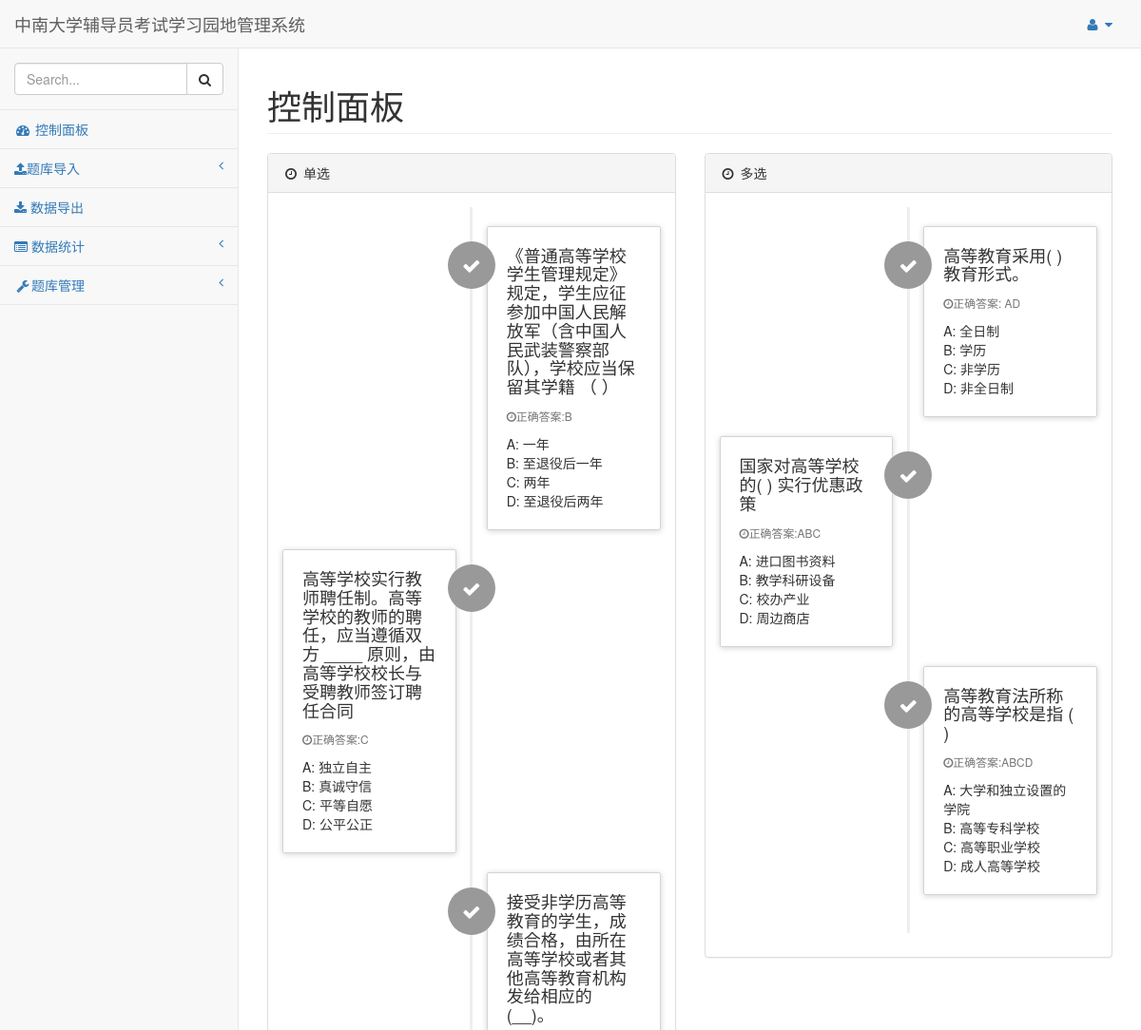
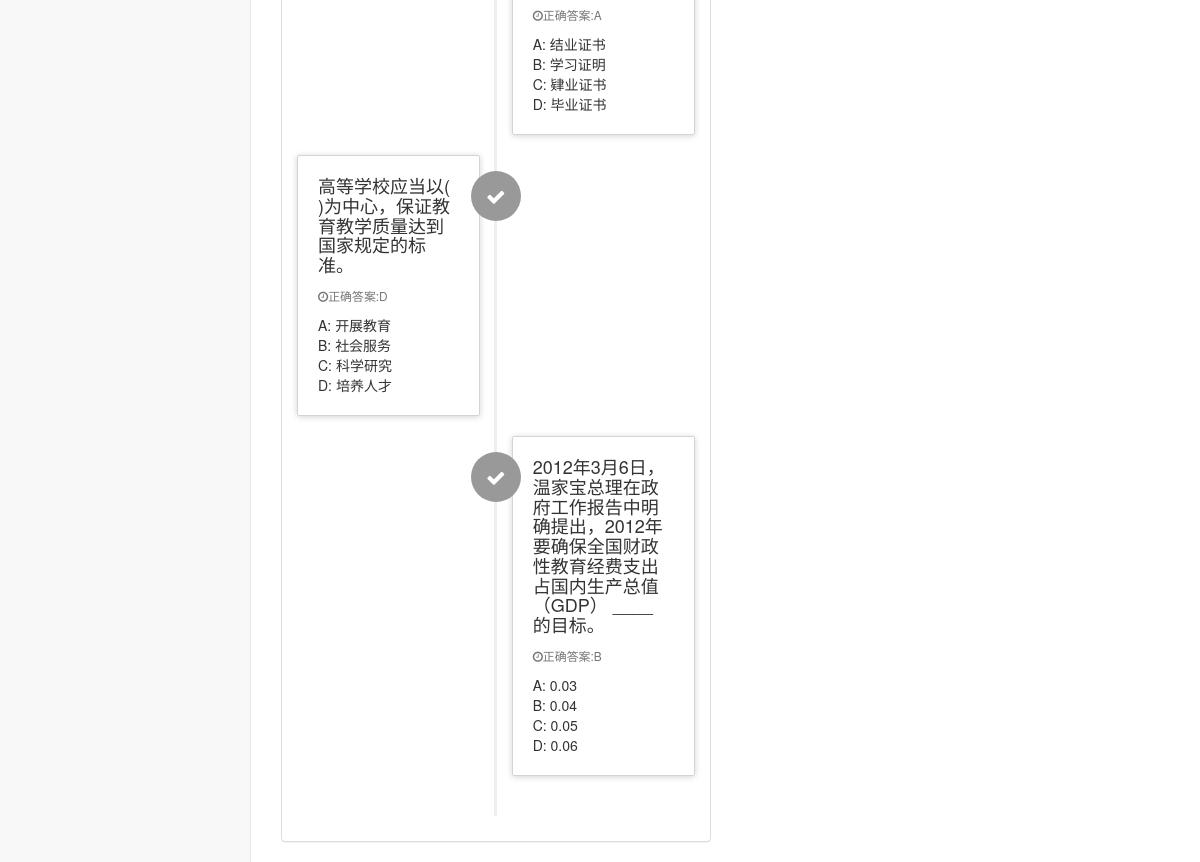
The page /index.php/admin/AnalyseWrong on the database as committed earlier (2 pictures, top to bottom).
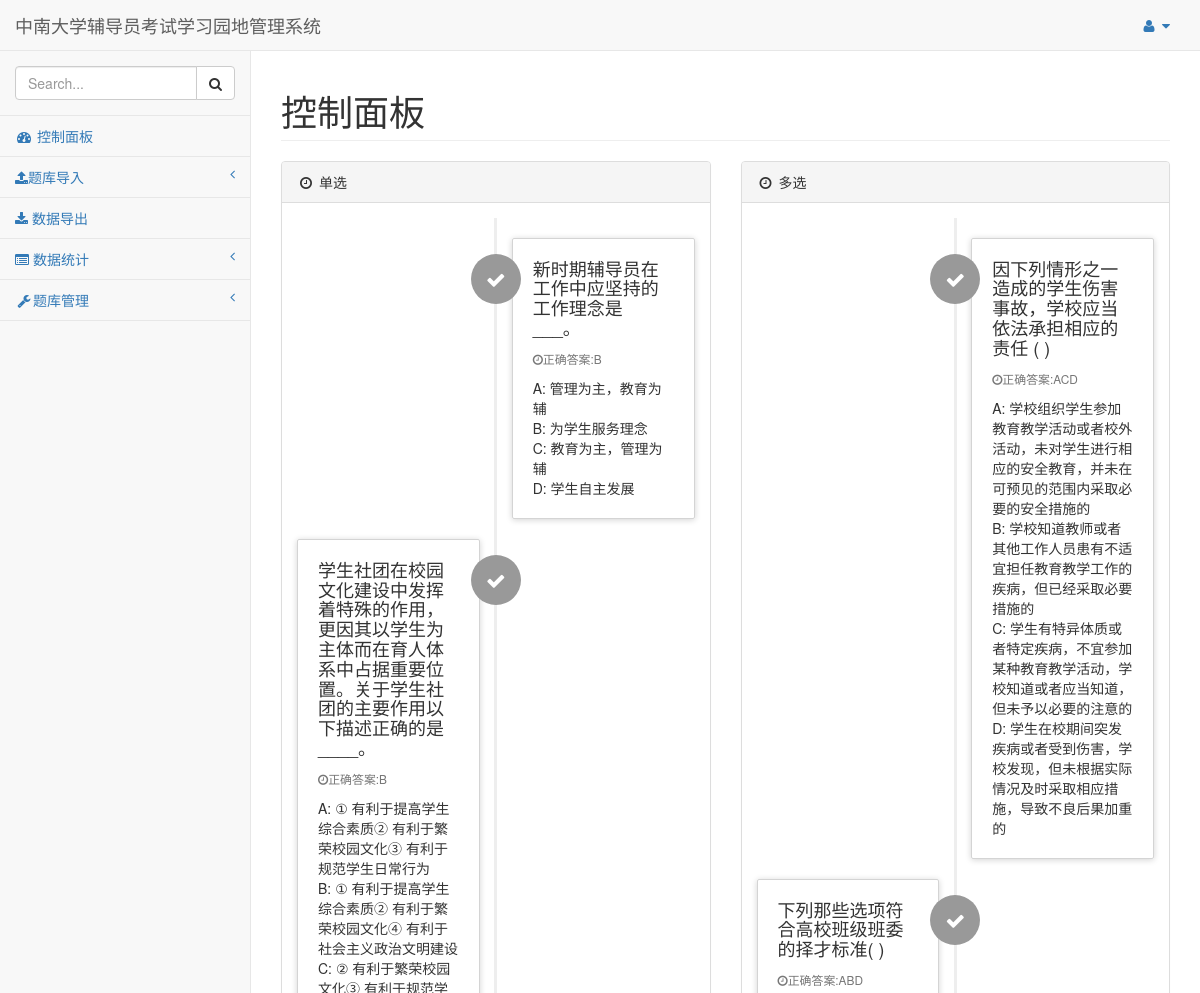
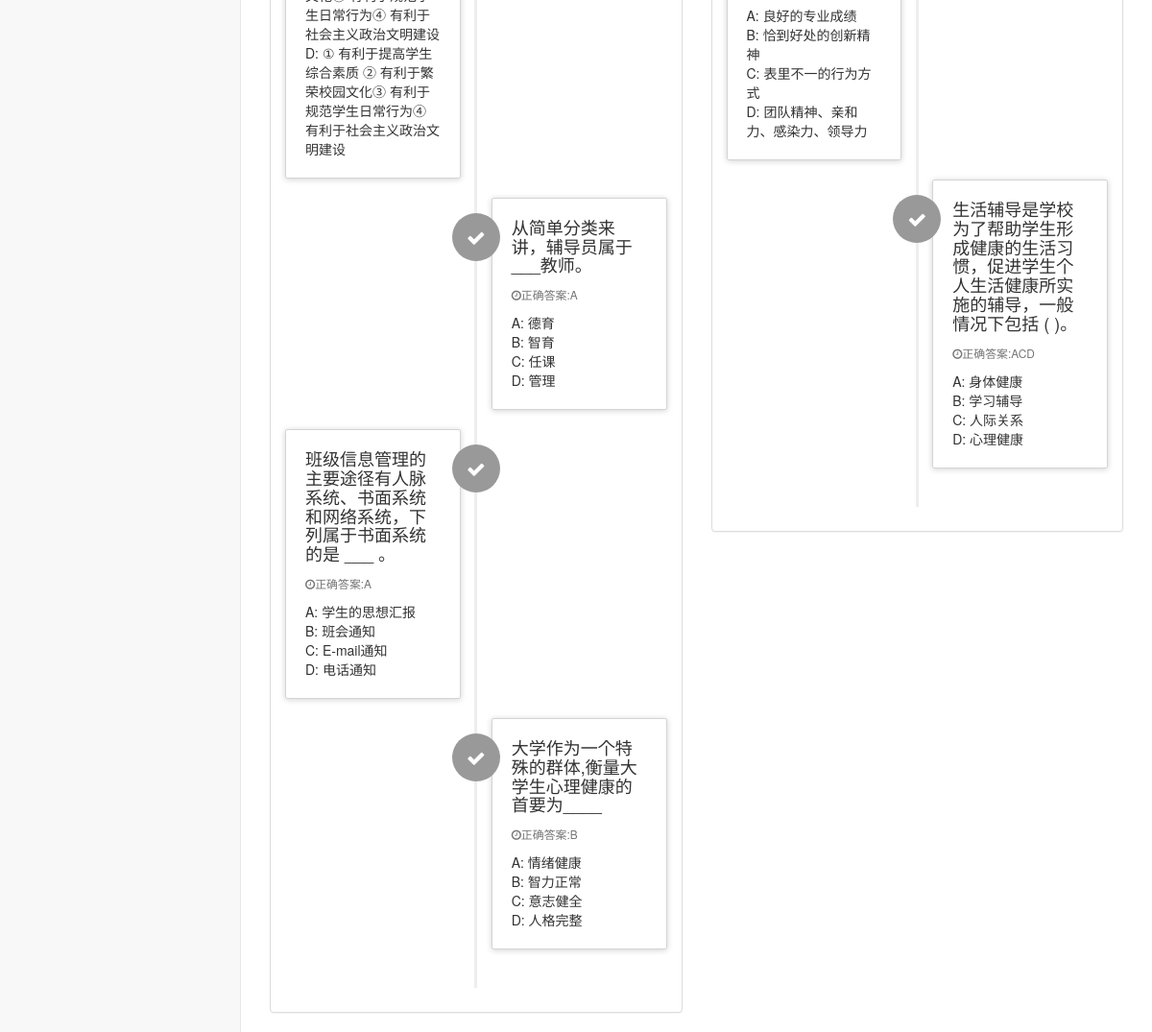
The same page on the database as committed later (2 pictures, top to bottom).
### tables this page shows
CREATE TABLE `radio` (
  `Id` int(11) NOT NULL,
  `topic` text NOT NULL COMMENT '题目',
  `option_A` text NOT NULL COMMENT '选项A',
  `option_B` text NOT NULL COMMENT '选项B',
  `option_C` text NOT NULL COMMENT '选项C',
  `option_D` text NOT NULL COMMENT '选项D',
  `anwser` text NOT NULL,
  `fenzhi` int(11) NOT NULL COMMENT '分值',
  `quoted_num` int(11) NOT NULL COMMENT '被抽到的次数',
  `wrong_num` int(11) NOT NULL COMMENT '答错的次数',
  `time` timestamp NOT NULL DEFAULT CURRENT_TIMESTAMP ON UPDATE CURRENT_TIMESTAMP COMMENT '题库上传时间'
);

CREATE TABLE `Multiple` (
  `id` int(11) NOT NULL,
  `topic` text NOT NULL COMMENT '题目',
  `option_A` text NOT NULL,
  `option_B` text NOT NULL,
  `option_C` text NOT NULL,
  `option_D` text NOT NULL,
  `option_E` text NOT NULL,
  `option_F` text NOT NULL,
  `option_G` text NOT NULL,
  `option_H` text NOT NULL,
  `fenzhi` int(11) NOT NULL COMMENT '分值',
  `more` int(11) NOT NULL COMMENT '多选题目答案多选的分值',
  `short` int(11) NOT NULL COMMENT '多选题目答案少选的分值',
  `anwser` text NOT NULL COMMENT '答案(大写)',
  `quoted_num` int(11) NOT NULL COMMENT '引用数',
  `wrong_num` int(11) NOT NULL COMMENT '错误数',
  `time` timestamp NOT NULL DEFAULT CURRENT_TIMESTAMP ON UPDATE CURRENT_TIMESTAMP COMMENT '题库上传时间'
);

### application/controllers/Admin.php (called while the page is built, shortened)
<?php
 class Admin extends CI_Controller
 {
   function __construct()
   {
     $this->load->model('Admin_model');
     $this->load->model('Exam_model');
     $this->load->model('Rank_model');
     $this->load->library('DataOption');
   }
   public function AnalyseWrong()
   {
    $data['wrong'] = $this->Rank_model->Error_Rate();
    $this->load->view('admin/header');
    $this->load->view('admin/AnalyseWrong',$data);
    $this->load->view('admin/footer');
   }
 }

### index.php (called while the page is built, shortened)
<?php
require_once BASEPATH.'core/CodeIgniter.php';

### application/models/Rank_model.php (called while the page is built, shortened)
<?php
class Rank_model extends CI_Model
{
  public function Error_Rate($radio=5,$multiple=3,$TorF=2)
  {
    $sql = "select topic,option_A,option_B,option_C,option_D,anwser from radio order by (wrong_num/quoted_num) desc limit $radio";
    $query = $this->db->query($sql);
    $radio = $query->result_array();
    $sql = "select  topic,option_A,option_B,option_C,option_D,option_E,option_F,option_G,option_H,anwser from Multiple order by (wrong_num/quoted_num) desc limit $multiple";
    $query = $this->db->query($sql);
    $multiple = $query->result_array();
    $sql = "select  topic,anwser from TorF order by (wrong_num/quoted_num) desc limit $TorF";
    $query = $this->db->query($sql);
    $TorF  = $query->result_array();
    $result = array('radio' => $radio,'multiple'=>$multiple,'TorF'=>$TorF);
    return $result;
  }
}

### application/views/admin/AnalyseWrong.php (the view)
<div class="row">
  <div class="col-lg-6">
    <div class="panel panel-default">
        <div class="panel-heading">
            <i class="fa fa-clock-o fa-fw"></i> 单选
        </div>
        <div class="panel-body">
            <ul class="timeline">
              <?php
              $i = 0;
                foreach ($wrong['radio'] as $key => $value) {
                  $i ++;
                  if($i%2 == 0)
                  {
                    echo "<li>";
                  }
                  else
                  {
                    echo "<li class='timeline-inverted'>";
                  }
                  echo '<div class="timeline-badge"><i class="fa fa-check"></i></div>';
                  echo '<div class="timeline-panel"><div class="timeline-heading">';
                  echo '<h4 class="timeline-title">'.$value['topic'].'</h4>';
                  echo '<p><small class="text-muted"><i class="fa fa-clock-o"></i>正确答案:'.$value['anwser'].'</small></p>';
                  echo '<div class="timeline-body">';
                  echo 'A: '.$value['option_A'].'<br \>'.'B: '.$value['option_B'].'<br \>'.'C: '.$value['option_C'].'<br \>'.'D: '.$value['option_D'];
                  echo '</div></div></li>';
                }
              ?>
            </ul>
        </div>
    </div>
  </div>
  <div class="col-lg-6">
    <div class="panel panel-default">
        <div class="panel-heading">
            <i class="fa fa-clock-o fa-fw"></i> 多选
        </div>
        <div class="panel-body">
            <ul class="timeline">
              <?php
              $i = 0;
                foreach ($wrong['multiple'] as $key => $value) {
                  $i ++;
                  if($i%2 == 0)
                  {
                    echo "<li>";
                  }
                  else
                  {
                    echo "<li class='timeline-inverted'>";
                  }
                  echo '<div class="timeline-badge"><i class="fa fa-check"></i></div>';
                  echo '<div class="timeline-panel"><div class="timeline-heading">';
                  echo '<h4 class="timeline-title">'.$value['topic'].'</h4>';
                  echo '<p><small class="text-muted"><i class="fa fa-clock-o"></i>正确答案:'.$value['anwser'].'</small></p>';
                  echo '<div class="timeline-body">';
                  echo 'A: '.$value['option_A'].'<br \>'.'B: '.$value['option_B'].'<br \>'.'C: '.$value['option_C'].'<br \>'.'D: '.$value['option_D'];
                  echo '</div></div></li>';
                }
              ?>
            </ul>
        </div>
    </div>
  </div>
</div>

Rows that differ between the two databases and show on the page:
no longer on this page (row edited): radio: topic "《普通高等学校学生管理规定》规定，学生应征参加中国人民解放军（含中国人民武装警察部队），学校应当保留其学籍 （ ）", anwser "B", option_A "一年", option_B "至退役后一年", option_C "两年", option_D "至退役后两年"
no longer on this page (row edited): radio: topic "高等学校实行教师聘任制。高等学校的教师的聘任，应当遵循双方 ____ 原则，由高等学校校长与受聘教师签订聘任合同", anwser "C", option_A "独立自主", option_B "真诚守信", option_C "平等自愿", option_D "公平公正"
no longer on this page (row edited): radio: topic "接受非学历高等教育的学生，成绩合格，由所在高等学校或者其他高等教育机构发给相应的 (__)。", anwser "A", option_A "结业证书", option_B "学习证明", option_C "肄业证书", option_D "毕业证书"
no longer on this page (row edited): radio: topic "高等学校应当以( )为中心，保证教育教学质量达到国家规定的标准。", anwser "D", option_A "开展教育", option_B "社会服务", option_C "科学研究", option_D "培养人才"
no longer on this page (row edited): radio: topic "2012年3月6日，温家宝总理在政府工作报告中明确提出，2012年要确保全国财政性教育经费支出占国内生产总值（GDP） ____ 的目标。", anwser "B", option_A "0.03", option_B "0.04", option_C "0.05", option_D "0.06"
no longer on this page (row edited): multiple: topic "高等教育采用( )教育形式。", anwser "AD", option_A "全日制", option_B "学历", option_C "非学历", option_D "非全日制"
no longer on this page (row edited): multiple: topic "国家对高等学校的( ) 实行优惠政策", anwser "ABC", option_A "进口图书资料", option_B "教学科研设备", option_C "校办产业", option_D "周边商店"
no longer on this page (row edited): multiple: topic "高等教育法所称的高等学校是指 ( )", anwser "ABCD", option_A "大学和独立设置的学院", option_B "高等专科学校", option_C "高等职业学校", option_D "成人高等学校"
now on this page (row edited): radio: topic "新时期辅导员在工作中应坚持的工作理念是 ___。", anwser "B", option_A "管理为主，教育为辅", option_B "为学生服务理念", option_C "教育为主，管理为辅", option_D "学生自主发展"
now on this page (row edited): radio: topic "学生社团在校园文化建设中发挥着特殊的作用，更因其以学生为主体而在育人体系中占据重要位置。关于学生社团的主要作用以下描述正确的是____。", anwser "B", option_A "① 有利于提高学生综合素质② 有利于繁荣校园文化③ 有利于规范学生日常行为", option_B "① 有利于提高学生综合素质② 有利于繁荣校园文化④ 有利于社会主义政治文明建设", option_C "② 有利于繁荣校园文化③ 有利于规范学生日常行为④ 有利于社会主义政治文明建设", option_D "① 有利于提高学生综合素质 ② 有利于繁荣校园文化③ 有利于规范学生日常行为④ 有利于社会主义政治文明建设"
now on this page (row edited): radio: topic "从简单分类来讲，辅导员属于___教师。", anwser "A", option_A "德育", option_B "智育", option_C "任课", option_D "管理"
now on this page (row edited): radio: topic "班级信息管理的主要途径有人脉系统、书面系统和网络系统，下列属于书面系统的是 ___ 。", anwser "A", option_A "学生的思想汇报", option_B "班会通知", option_C "E-mail通知", option_D "电话通知"
now on this page (row edited): radio: topic "大学作为一个特殊的群体,衡量大学生心理健康的首要为____", anwser "B", option_A "情绪健康", option_B "智力正常", option_C "意志健全", option_D "人格完整"
now on this page (row edited): multiple: topic "因下列情形之一造成的学生伤害事故，学校应当依法承担相应的责任 ( )", anwser "ACD", option_A "学校组织学生参加教育教学活动或者校外活动，未对学生进行相应的安全教育，并未在可预见的范围内采取必要的安全措施的", option_B "学校知道教师或者其他工作人员患有不适宜担任教育教学工作的疾病，但已经采取必要措施的", option_C "学生有特异体质或者特定疾病，不宜参加某种教育教学活动，学校知道或者应当知道，但未予以必要的注意的", option_D "学生在校期间突发疾病或者受到伤害，学校发现，但未根据实际情况及时采取相应措施，导致不良后果加重的"
now on this page (row edited): multiple: topic "下列那些选项符合高校班级班委的择才标准( )", anwser "ABD", option_A "良好的专业成绩", option_B "恰到好处的创新精神", option_C "表里不一的行为方式", option_D "团队精神、亲和力、感染力、领导力"
now on this page (row edited): multiple: topic "生活辅导是学校为了帮助学生形成健康的生活习惯，促进学生个人生活健康所实施的辅导，一般情况下包括 ( )。", anwser "ACD", option_A "身体健康", option_B "学习辅导", option_C "人际关系", option_D "心理健康"
